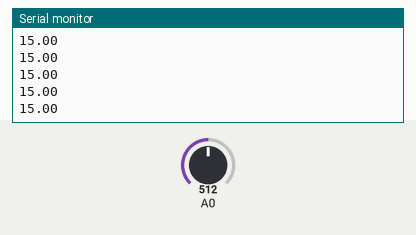
A sketch run on a simulated Arduino Uno, built with avr-gcc and run on an emulated ATmega328P. On the bench: the last lines printed to the serial monitor. The inputs (shaded band) are chosen by the test bench; at power-on: A0 = 512.

Above: at 1.2 s.
1.3 s: A0 set to 716
At 1.56 s:
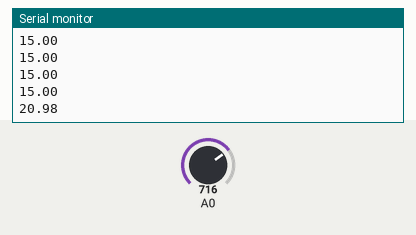
2.8 s: A0 set to 900
At 2.96 s:
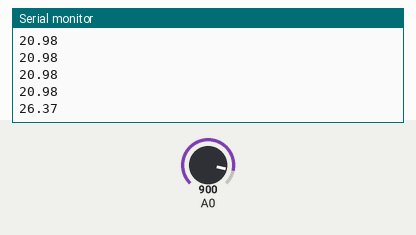
Timing chart, 0 to 5.8 s (numbered marks = the images above; inputs shaded):
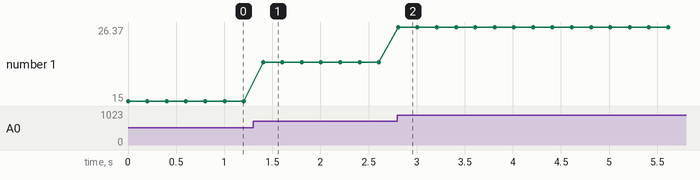

Measured:
- after the input at 1.3 s, the serial monitor: prints a new line after 0.10 s (image 1)
- after the input at 2.8 s, the serial monitor: prints a new line at once (image 2)
- plotted number 1: 15 → 20.98 after the input at 1.3 s, 20.98 → 26.37 after the input at 2.8 s

The sketch:

voltmeterread.ino
```cpp
int RE;
float volt;
void setup() {
  Serial.begin(9600);
  pinMode(A0,INPUT);
}

void loop() {

   RE = analogRead(A0);
   volt=30*RE/1024.0;
   Serial.println(volt);
   delay(200);
}
```
